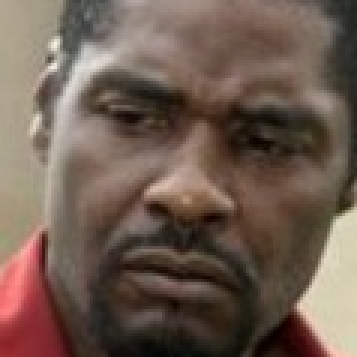
#> input picture Face Recognizer/William_Hyde/William_Harrison/William_Harrison_0001.jpg, 119 x 119 px (shown 3 times larger)
$ python imageprocessingtool.py
#> lines starting #> are read from the running program, lines starting #| are printed output that depends on the picture
import cv2
import time
import numpy as np
import os

def gray_scale(image):
    gray=cv2.cvtColor(image,cv2.COLOR_BGR2GRAY)
    return gray

# [58 lines left out: functions black_and_white, crop, flipped, rotation, not called in this run]

def blur(image):
    blurred_image=cv2.GaussianBlur(image,(3,3),0)
    return blurred_image

# [12 lines left out: functions sharpening, resize, not called in this run]

def preview(image,window_name="Final Image"):
    if image is None or image.size==0:
        print("Image is empty couldn't preview")

    if len(image.shape)==2:
        image=cv2.cvtColor(image,cv2.COLOR_GRAY2BGR)

    cv2.namedWindow(window_name,cv2.WINDOW_NORMAL)
    cv2.imshow(window_name,image)
    cv2.waitKey(0)
    cv2.destroyAllWindows()

actions={1:gray_scale,
         2:black_and_white,
         3:crop,
         4:flipped,
         5:rotation,
         6:blur,
         7:sharpening,
         8:resize}

def main():
    image_path=input("Enter the path of image:").strip().strip('"')
#> the answer given: ../Face Recognizer/William_Hyde/William_Harrison/William_Harrison_0001.jpg
    if not os.path.isfile(image_path):
        print("Unable to find the file")
        return

    image=cv2.imread(image_path)
#> image is the input picture: shape (119, 119, 3); mean B, G, R 80.9, 92.6, 111.4

    if image is None:
        print("Unable to read image")
        return
    print("""Type 1 to convert into gray scale - shows soft gradients in gray tones
Type 2 to convert into black & white - pure contrast, no shading
Type 3 to crop the image
Type 4 to flip the image
Type 5 to rotate the image
Type 6 to blur image
Type 7 to sharpen the image
Type 8 to resize image""")

    try:
        choice=int(input("Enter your choice:"))
#> the answer given: 1
        if choice not in actions:
            print("Invalid Choice")
            return
        else:
            image=actions[choice](image)
#> in gray_scale, `gray=cv2.cvtColor(image,cv2.COLOR_BGR2GRAY)`:
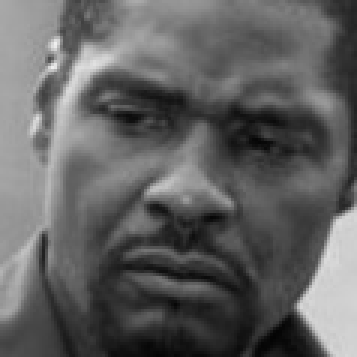
#> gray: shape (119, 119) (shown 3 times larger); min 3, max 239, mean 96.9

    except ValueError:
            print("Invalid input")

    preview(image)

    save=input("Do you want to save image (yes/no):").lower()
#> the answer given: out.png
    timestamp=time.strftime("%y-%m-%d_%H-%M-%S")
    filename=f"photo-{timestamp}.jpg"

    if save=="yes":
        success=cv2.imwrite(filename,image)
        if success:
            print("image saved successfully")
        else:
            print("unable to save image")
    else:
        print("Image not saved....")

while True:
    main()
    again=input("Do you want to use this tool again (yes/no) : ").lower()
#> the answer given: n
    if again!="yes":
        print("Thank you for using...")
        break
